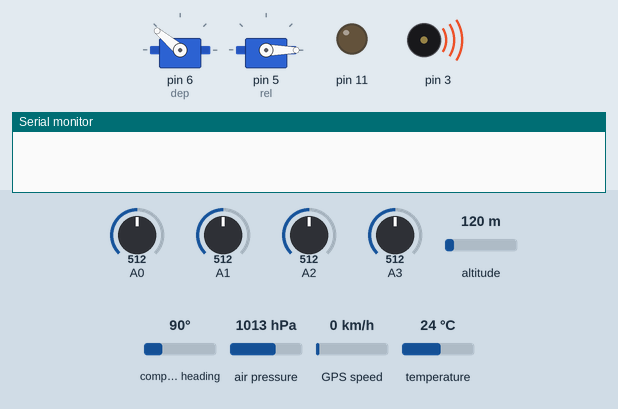
The sketch below on a simulated Arduino Uno, built with avr-gcc and run on an emulated ATmega328P. On the bench: 2 × servo, output pins drawn as LEDs (lit = HIGH), buzzer (waves = sounding), the last lines printed to the serial monitor. Inputs (shaded band) come from the test bench; at power-on: A0 = 512, A1 = 512, A2 = 512, A3 = 512, altitude 120 m, compass heading 90°, air pressure 1013 hPa, GPS speed 0 km/h, temperature 24 °C. The local clock reads 2024-03-15 10:24:30 at power-on unless the sketch sets it; EEPROM starts erased; the GPS gets a fix after 3 s at 37.7749, -122.4194 with 8 satellites.

Above: at 0.1 s.
At 10.5 s:
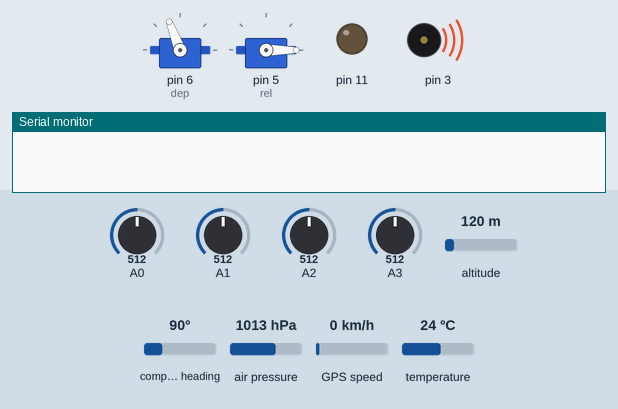
At 11.1 s:
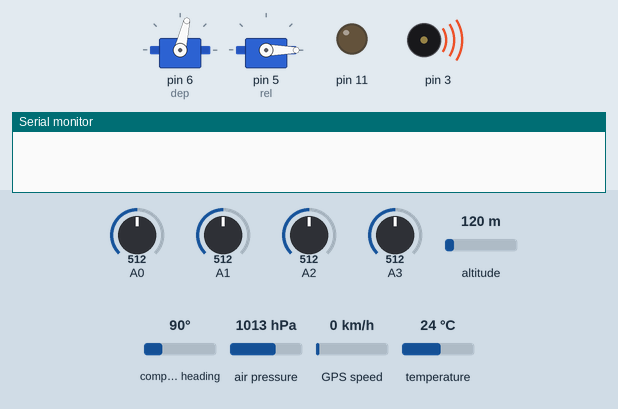
At 21.46 s:
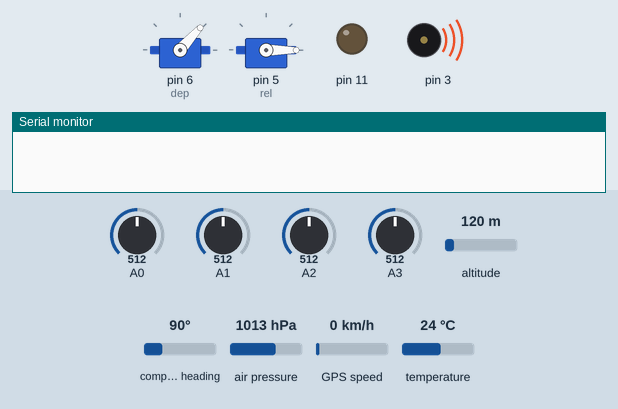
At 22.1 s:
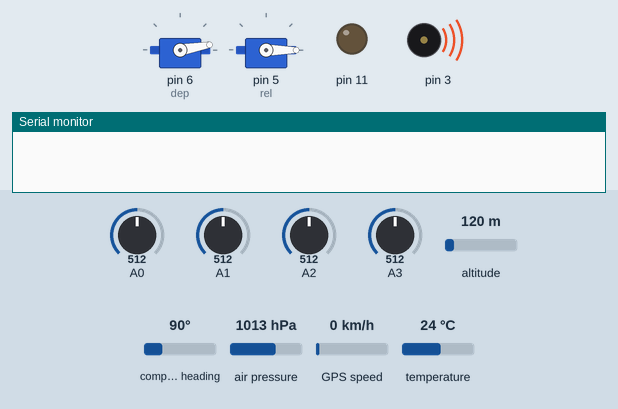
At 32.1 s:
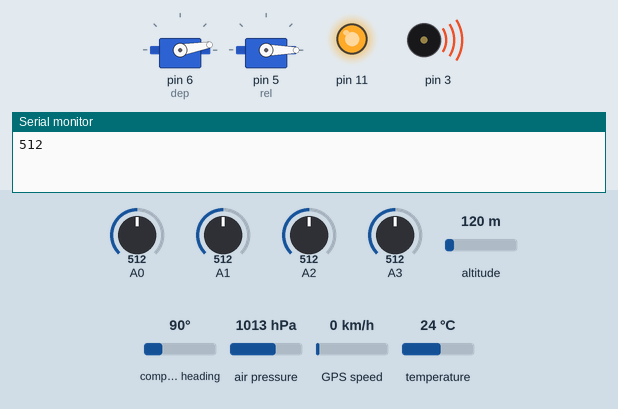
Timing chart, 0 to 33.6 s (numbered marks = the images above):
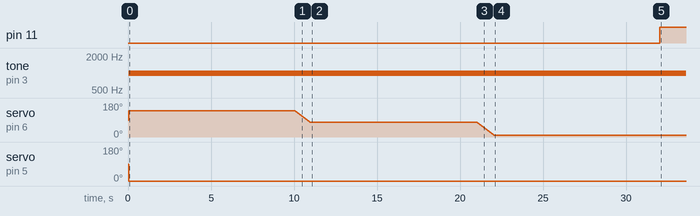

The sketch:

Test.ino
```cpp
#include <SFE_BMP180.h>
#include <Wire.h>
#include<EEPROM.h>
#include <Servo.h>
#include<math.h>
#include <DS3231.h>
#include <TinyGPS++.h>
#include <SoftwareSerial.h>

struct Packet
{
  int TEAM_ID = 2426, MISSIONTIME = 0, COUNT = 0, SAT = 0, STATE = -1, HOUR, MIN, SEC;
  double GPSLAT = 32.21, GPSLON = -98.20, TX = 0, TY = 0, TZ = 0, ALT = 0, TEMP = 0, VOLT = 9, GPSALT = 0;
  long PRES = 0;
};
Packet In1;
String pac;
int Addr = 0;

int y;         // Tilt
int z;         // Tilt
int x;         // Tilt
int pos;
int buz = 1000;
Servo dep;
Servo rel;
DS3231  rtc(SDA, SCL);
TinyGPSPlus gps;
SoftwareSerial xbee(2, 9);

void tempres();
static void smartDelay(unsigned long ms);
float tilt(float , float , float );
void deploy();
void releaze();
void delay1s();
void PactoStr();

SFE_BMP180 pressure;

double baseline;

static const int RXPin = 7, TXPin = 8;
static const uint32_t GPSBaud = 9600;

SoftwareSerial ss(RXPin, TXPin);

void setup()
{ Serial.begin(9600);
  xbee.begin(9600);
  ss.begin(GPSBaud);
  dep.attach(6);
  rel.attach(5);
  pinMode(A0, INPUT);
  pinMode(A3, INPUT);
  pinMode(A2, INPUT);
  pinMode(A1, INPUT);
  pinMode(11, OUTPUT);
  rtc.begin();


  if (pressure.begin())
    baseline = getPressure();

}
double amax = 0;
int depl = 0;
int rels = 0;


void loop()
{ xbee.end();
  ss.end();
  tone(3, buz);
  if (In1.STATE == -1)
  {
    In1.STATE = 0;
    dep.write(140);
    delay(5);
    rel.write(0);
    delay(10000);

    for (int i = 140; i >= 77; i--)
    {
      dep.write(i);
      delay(15);
    }

    delay(10000);

    for (int i = 77; i >= 10; i--)
    {
      dep.write(i);
      delay(15);

    }
    delay(10000);

    dep.detach();
    rel.detach();
    xbee.begin(9600);
    ss.begin(9600);
  }
  double a, P;
  digitalWrite(11, HIGH);
  P = getPressure();
  a = pressure.altitude(P, baseline);
  In1.ALT = a;
  smartDelay(0);
  if (gps.satellites.isValid())
    In1.SAT = gps.satellites.value();
  else
    In1.SAT = 0;
  Serial.println(analogRead(A0));
  float w = analogRead(A0) * 55;
  In1.VOLT = (w / 1023)*2.5;


  smartDelay(0);
  if (gps.location.isValid())
  {
    In1.GPSLAT = gps.location.lat();
    In1.GPSLON = gps.location.lng();
  }
  smartDelay(0);
  if (gps.time.isValid())
  {


    if (gps.time.hour() < 5)
      In1.HOUR = (24 + gps.time.hour() - 5);
    else
      In1.HOUR = gps.time.hour() - 5;
    In1.MIN = gps.time.minute();
    In1.SEC = gps.time.second();
  }
  else

  { Time t = rtc.getTime();
    In1.HOUR = (t.hour);
    In1.MIN = (t.min);
    In1.SEC = (t.sec);
  }


  smartDelay(0);
  if (gps.altitude.isValid())
    In1.GPSALT = gps.altitude.meters();
  else
    In1.GPSALT = a;

  x = analogRead(A1);
  y = analogRead(A2);
  z = analogRead(A3);

  double Z = map(z, 55, 555, -1500, 1500);
  double Y = map(y, 124, 641, -1500, 1500);
  double X = map(x, 94, 661, -1500, 1500);

  In1.TX = (tilt(X, Y, Z));
  In1.TY = (tilt(Z, Y, X));
  In1.TZ = (tilt(Y, X, Z));
  tempres();

  if (a > amax)
    amax = a;
  if (amax >= 651 && a <= 630)
  {
    deploy();
    In1.STATE = 1;
  }
  if (amax >= 651 && a <= 300)
  {
    releaze();
    In1.STATE = 2;
  }
  if (amax >= 651 && a <= 5)
  {
    buz = 1500;
    In1.STATE = 3;
  }

  delay1s();
  In1.MISSIONTIME++;
  In1.COUNT++;
  PactoStr();
  Serial.println(pac);
  xbee.println(pac);
  EEPROM.put(Addr, In1);
  Addr = Addr + sizeof(In1);
  if (Addr >= 950)
    Addr = 0;

}


void tempres()
{
  char status;
  double T, P;

  status = pressure.startTemperature();
  if (status != 0)
  {

    delay(status);


    status = pressure.getTemperature(T);
    if (status != 0)
    {

      In1.TEMP = T;


      status = pressure.startPressure(3);
      if (status != 0)
      {

        delay(status);


        status = pressure.getPressure(P, T);
        if (status != 0)
        {
          In1.PRES = P * 100;
        }
        else Serial.println("error retrieving pressure measurement\n");
      }
      else Serial.println("error starting pressure measurement\n");
    }
    else Serial.println("error retrieving temperature measurement\n");
  }
  else Serial.println("error starting temperature measurement\n");
}

float tilt(float X, float Y, float Z)
{
  double a1x = (Y * Y + Z * Z);
  double a2x = sqrt(a1x);
  double ax = atan2(X, a2x);
  return 57.21 * ax;
}

double getPressure()
{
  char status;
  double T, P;
  status = pressure.startTemperature();
  if (status != 0)
  {
    delay(status);
    status = pressure.getTemperature(T);
    if (status != 0)
    {
      status = pressure.startPressure(3);
      if (status != 0)
      {
        delay(status);
        status = pressure.getPressure(P, T);
        if (status != 0)
        {
          return (P);
        }
        else Serial.println("error retrieving pressure measurement\n");
      }
      else Serial.println("error starting pressure measurement\n");
    }
    else Serial.println("error retrieving temperature measurement\n");
  }
  else Serial.println("error starting temperature measurement\n");
}

void deploy()
{ xbee.end();
  ss.end();
  dep.attach(6);
  delay(7);
  for (pos = 10 ; pos <= 95 ; pos++)
  {
    dep.write(pos);
    delay(17);
  }
  delay(17);
  dep.detach();
  xbee.begin(9600);
  ss.begin(9600);
}


void releaze()
{ xbee.end();
  ss.end();
  dep.attach(6);
  rel.attach(5);
  delay(7);
  for (pos = 95 ; pos <= 180 ; pos++)
  {
    dep.write(pos);
    delay(17);
  }
  for (pos = 0 ; pos <= 180 ; pos++)
  {
    rel.write(pos);
    delay(17);
  }
  delay(17);
  rel.detach();
  dep.detach();
  xbee.begin(9600);
  ss.begin(9600);
}

void delay1s()
{
  Time t = rtc.getTime();
  int Sect = t.sec;
  while (Sect == t.sec)
    t = rtc.getTime();
}

static void smartDelay(unsigned long ms)
{
  unsigned long start = millis();
  do
  {
    while (ss.available())
      gps.encode(ss.read());
  } while (millis() - start < ms);
}

void PactoStr()
{
  pac = String(In1.TEAM_ID) + ',' + String(In1.MISSIONTIME) + ',' + String(In1.COUNT) + ',' + String(In1.ALT) + ',' + String(In1.PRES)  + ',' + String(In1.TEMP) + ','  + String(In1.VOLT) + ','
        +  String(In1.HOUR) + ','   + String(In1.MIN) + ',' + String(In1.SEC)   + ','
        + String(In1.GPSLAT) + ',' + String(In1.GPSLON)  +  ',' + String(In1.GPSALT) + ',' + String(In1.SAT)  +  ','
        + String(In1.TX) +  ',' + String(In1.TY) +  ',' + String(In1.TZ) +  ','
        + String(In1.STATE) ;
}
```

Measured:
- by itself, pin 11: LOW → HIGH at 32.0 s
- by itself, tone on pin 3: silent → 1000 Hz at 0.03 s
- by itself, servo on pin 5 (rel): 90° → 0° at 0.04 s
